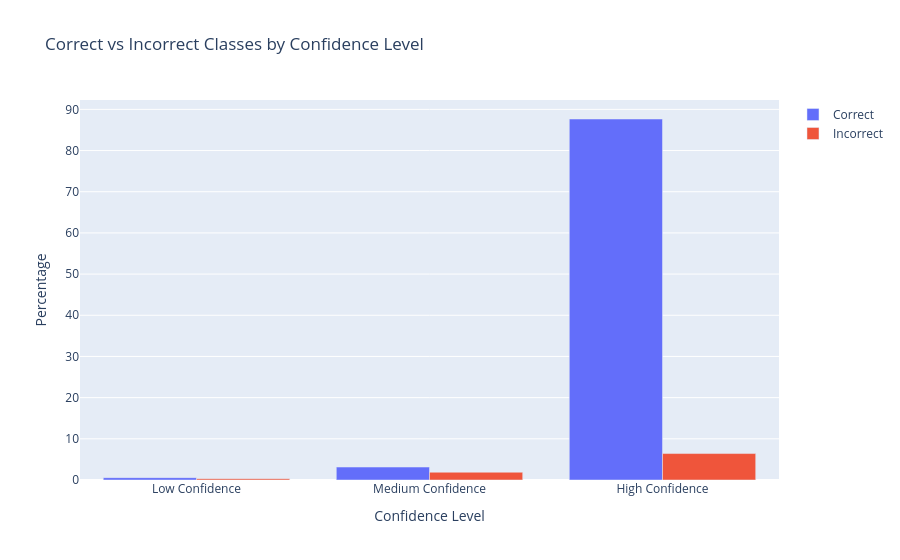

This figure's notebook cell:
### Code cell
import plotly.graph_objects as go

# Define the confidence level thresholds
low_threshold = 0.4
high_threshold = 0.6

# Create the three buckets based on the confidence level
low_confidence = eval_gdf_crop_not_null[eval_gdf_crop_not_null['crop_score_rnn'] < low_threshold]
medium_confidence = eval_gdf_crop_not_null[(eval_gdf_crop_not_null['crop_score_rnn'] >= low_threshold) & (eval_gdf_crop_not_null['crop_score_rnn'] < high_threshold)]
high_confidence = eval_gdf_crop_not_null[eval_gdf_crop_not_null['crop_score_rnn'] >= high_threshold]

# Count the correct and incorrect classes in each bucket
low_correct_count = len(low_confidence[low_confidence['gt_class'] == low_confidence['crop_class_rnn']])
low_incorrect_count = len(low_confidence[low_confidence['gt_class'] != low_confidence['crop_class_rnn']])

medium_correct_count = len(medium_confidence[medium_confidence['gt_class'] == medium_confidence['crop_class_rnn']])
medium_incorrect_count = len(medium_confidence[medium_confidence['gt_class'] != medium_confidence['crop_class_rnn']])

high_correct_count = len(high_confidence[high_confidence['gt_class'] == high_confidence['crop_class_rnn']])
high_incorrect_count = len(high_confidence[high_confidence['gt_class'] != high_confidence['crop_class_rnn']])

# Create the bar plot
fig = go.Figure(data=[
    go.Bar(name='Correct', x=['Low Confidence', 'Medium Confidence', 'High Confidence'], 
        y=[low_correct_count/len(eval_gdf_crop_not_null)*100, medium_correct_count/len(eval_gdf_crop_not_null)*100, high_correct_count/len(eval_gdf_crop_not_null)*100]),
    go.Bar(name='Incorrect', x=['Low Confidence', 'Medium Confidence', 'High Confidence'],
        y=[low_incorrect_count/len(eval_gdf_crop_not_null)*100, medium_incorrect_count/len(eval_gdf_crop_not_null)*100, high_incorrect_count/len(eval_gdf_crop_not_null)*100])
])

# Update the layout
fig.update_layout(
    title='Correct vs Incorrect Classes by Confidence Level',
    xaxis_title='Confidence Level',
    yaxis_title='Percentage',
    barmode='group'
)


# Show the plot
fig.show()

### Figure 1 — Plotly figure (JSON) as saved in the notebook; plotly's stock layout.template omitted (floating-point values rounded to 4 significant figures)
{"data": [{"name": "Correct", "type": "bar", "x": ["Low Confidence", "Medium Confidence", "High Confidence"], "y": [0.5686, 3.145, 87.66]}, {"name": "Incorrect", "type": "bar", "x": ["Low Confidence", "Medium Confidence", "High Confidence"], "y": [0.3145, 1.887, 6.424]}], "layout": {"barmode": "group", "title": {"text": "Correct vs Incorrect Classes by Confidence Level"}, "xaxis": {"title": {"text": "Confidence Level"}}, "yaxis": {"title": {"text": "Percentage"}}}}
